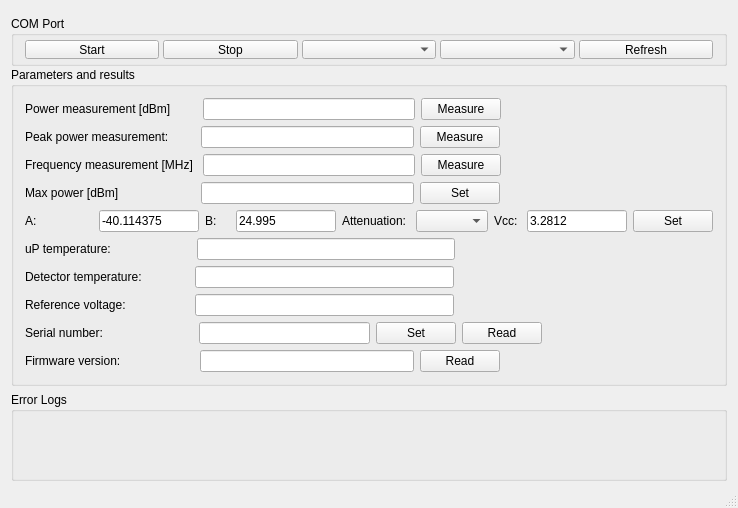
<?xml version="1.0" encoding="UTF-8"?>
<ui version="4.0">
 <class>RF_Paf</class>
 <widget class="QMainWindow" name="RF_Paf">
  <property name="geometry">
   <rect>
    <x>0</x>
    <y>0</y>
    <width>738</width>
    <height>508</height>
   </rect>
  </property>
  <property name="windowTitle">
   <string>RF_Paf</string>
  </property>
  <property name="windowFilePath">
   <string/>
  </property>
  <widget class="QWidget" name="centralWidget">
   <layout class="QGridLayout" name="gridLayout">
    <property name="bottomMargin">
     <number>5</number>
    </property>
    <property name="horizontalSpacing">
     <number>2</number>
    </property>
    <property name="verticalSpacing">
     <number>6</number>
    </property>
    <item row="0" column="0">
     <widget class="QGroupBox" name="GB_comPorts">
      <property name="sizePolicy">
       <sizepolicy hsizetype="Preferred" vsizetype="Minimum">
        <horstretch>0</horstretch>
        <verstretch>0</verstretch>
       </sizepolicy>
      </property>
      <property name="minimumSize">
       <size>
        <width>0</width>
        <height>50</height>
       </size>
      </property>
      <property name="maximumSize">
       <size>
        <width>16777215</width>
        <height>40</height>
       </size>
      </property>
      <property name="title">
       <string>COM Port</string>
      </property>
      <layout class="QHBoxLayout" name="horizontalLayout_9">
       <property name="spacing">
        <number>4</number>
       </property>
       <property name="topMargin">
        <number>4</number>
       </property>
       <property name="bottomMargin">
        <number>4</number>
       </property>
       <item>
        <widget class="QPushButton" name="PB_start">
         <property name="text">
          <string>Start</string>
         </property>
        </widget>
       </item>
       <item>
        <widget class="QPushButton" name="PB_stop">
         <property name="text">
          <string>Stop</string>
         </property>
        </widget>
       </item>
       <item>
        <widget class="QComboBox" name="CB_comList">
         <property name="editable">
          <bool>false</bool>
         </property>
        </widget>
       </item>
       <item>
        <widget class="QComboBox" name="CB_baudList"/>
       </item>
       <item>
        <widget class="QPushButton" name="PB_refresh">
         <property name="text">
          <string>Refresh</string>
         </property>
        </widget>
       </item>
      </layout>
     </widget>
    </item>
    <item row="3" column="0">
     <widget class="QGroupBox" name="groupBox">
      <property name="title">
       <string>Parameters and results</string>
      </property>
      <layout class="QGridLayout" name="gridLayout_3">
       <item row="0" column="0">
        <layout class="QHBoxLayout" name="horizontalLayout">
         <item>
          <widget class="QLabel" name="L_powerMeasurement">
           <property name="text">
            <string>Power measurement [dBm]        </string>
           </property>
          </widget>
         </item>
         <item>
          <widget class="QLineEdit" name="LE_powerMeasurement">
           <property name="readOnly">
            <bool>true</bool>
           </property>
          </widget>
         </item>
         <item>
          <widget class="QPushButton" name="PB_powerMeasurement">
           <property name="text">
            <string>Measure</string>
           </property>
          </widget>
         </item>
         <item>
          <spacer name="horizontalSpacer">
           <property name="orientation">
            <enum>Qt::Horizontal</enum>
           </property>
           <property name="sizeHint" stdset="0">
            <size>
             <width>40</width>
             <height>20</height>
            </size>
           </property>
          </spacer>
         </item>
        </layout>
       </item>
       <item row="1" column="0">
        <layout class="QHBoxLayout" name="horizontalLayout_10">
         <item>
          <widget class="QLabel" name="L_peakPower">
           <property name="text">
            <string>Peak power measurement:        </string>
           </property>
          </widget>
         </item>
         <item>
          <widget class="QLineEdit" name="LE_peakPower">
           <property name="readOnly">
            <bool>true</bool>
           </property>
          </widget>
         </item>
         <item>
          <widget class="QPushButton" name="PB_peakPower">
           <property name="text">
            <string>Measure</string>
           </property>
          </widget>
         </item>
         <item>
          <spacer name="horizontalSpacer_9">
           <property name="orientation">
            <enum>Qt::Horizontal</enum>
           </property>
           <property name="sizeHint" stdset="0">
            <size>
             <width>40</width>
             <height>20</height>
            </size>
           </property>
          </spacer>
         </item>
        </layout>
       </item>
       <item row="2" column="0">
        <layout class="QHBoxLayout" name="horizontalLayout_2">
         <item>
          <widget class="QLabel" name="L_frequencyMeasurement">
           <property name="text">
            <string>Frequency measurement [MHz] </string>
           </property>
          </widget>
         </item>
         <item>
          <widget class="QLineEdit" name="LE_frequencyMeasurement">
           <property name="readOnly">
            <bool>true</bool>
           </property>
          </widget>
         </item>
         <item>
          <widget class="QPushButton" name="PB_frequencyMeasurement">
           <property name="text">
            <string>Measure</string>
           </property>
          </widget>
         </item>
         <item>
          <spacer name="S_frequencyMeasurement">
           <property name="orientation">
            <enum>Qt::Horizontal</enum>
           </property>
           <property name="sizeHint" stdset="0">
            <size>
             <width>40</width>
             <height>20</height>
            </size>
           </property>
          </spacer>
         </item>
        </layout>
       </item>
       <item row="3" column="0">
        <layout class="QGridLayout" name="gridLayout_2">
         <item row="0" column="0">
          <widget class="QLabel" name="L_maxPower">
           <property name="text">
            <string>Max power [dBm]                       </string>
           </property>
          </widget>
         </item>
         <item row="0" column="1">
          <widget class="QLineEdit" name="LE_maxPower"/>
         </item>
         <item row="0" column="2">
          <widget class="QPushButton" name="PB_maxPower">
           <property name="text">
            <string>Set</string>
           </property>
          </widget>
         </item>
         <item row="0" column="3">
          <spacer name="horizontalSpacer_3">
           <property name="orientation">
            <enum>Qt::Horizontal</enum>
           </property>
           <property name="sizeHint" stdset="0">
            <size>
             <width>40</width>
             <height>20</height>
            </size>
           </property>
          </spacer>
         </item>
        </layout>
       </item>
       <item row="4" column="0">
        <layout class="QHBoxLayout" name="horizontalLayout_4">
         <item>
          <widget class="QLabel" name="L_kaliA">
           <property name="text">
            <string>A:                 </string>
           </property>
          </widget>
         </item>
         <item>
          <widget class="QLineEdit" name="LE_kaliA">
           <property name="text">
            <string>-40.114375</string>
           </property>
          </widget>
         </item>
         <item>
          <widget class="QLabel" name="L_kaliB">
           <property name="text">
            <string>B:    </string>
           </property>
          </widget>
         </item>
         <item>
          <widget class="QLineEdit" name="LE_kaliB">
           <property name="text">
            <string>24.995</string>
           </property>
          </widget>
         </item>
         <item>
          <widget class="QLabel" name="L_kaliAtten">
           <property name="text">
            <string>Attenuation: </string>
           </property>
          </widget>
         </item>
         <item>
          <widget class="QComboBox" name="CB_kali_atten"/>
         </item>
         <item>
          <widget class="QLabel" name="L_kaliVcc">
           <property name="text">
            <string>Vcc: </string>
           </property>
          </widget>
         </item>
         <item>
          <widget class="QLineEdit" name="LE_kaliVcc">
           <property name="text">
            <string>3.2812</string>
           </property>
          </widget>
         </item>
         <item>
          <widget class="QPushButton" name="PB_kali">
           <property name="text">
            <string>Set</string>
           </property>
          </widget>
         </item>
        </layout>
       </item>
       <item row="5" column="0">
        <layout class="QHBoxLayout" name="horizontalLayout_5">
         <item>
          <widget class="QLabel" name="L_uPTemp">
           <property name="text">
            <string>uP temperature:                        </string>
           </property>
          </widget>
         </item>
         <item>
          <widget class="QLineEdit" name="LE_uPTemp">
           <property name="readOnly">
            <bool>true</bool>
           </property>
          </widget>
         </item>
         <item>
          <spacer name="horizontalSpacer_4">
           <property name="orientation">
            <enum>Qt::Horizontal</enum>
           </property>
           <property name="sizeHint" stdset="0">
            <size>
             <width>40</width>
             <height>20</height>
            </size>
           </property>
          </spacer>
         </item>
        </layout>
       </item>
       <item row="6" column="0">
        <layout class="QHBoxLayout" name="horizontalLayout_6">
         <item>
          <widget class="QLabel" name="L_detectorTemp">
           <property name="text">
            <string>Detector temperature:              </string>
           </property>
          </widget>
         </item>
         <item>
          <widget class="QLineEdit" name="LE_detectorTemp">
           <property name="readOnly">
            <bool>true</bool>
           </property>
          </widget>
         </item>
         <item>
          <spacer name="horizontalSpacer_5">
           <property name="orientation">
            <enum>Qt::Horizontal</enum>
           </property>
           <property name="sizeHint" stdset="0">
            <size>
             <width>40</width>
             <height>20</height>
            </size>
           </property>
          </spacer>
         </item>
        </layout>
       </item>
       <item row="7" column="0">
        <layout class="QHBoxLayout" name="horizontalLayout_7">
         <item>
          <widget class="QLabel" name="L_refVoltage">
           <property name="text">
            <string>Reference voltage:                   </string>
           </property>
          </widget>
         </item>
         <item>
          <widget class="QLineEdit" name="LE_refVoltage">
           <property name="readOnly">
            <bool>true</bool>
           </property>
          </widget>
         </item>
         <item>
          <spacer name="horizontalSpacer_6">
           <property name="orientation">
            <enum>Qt::Horizontal</enum>
           </property>
           <property name="sizeHint" stdset="0">
            <size>
             <width>40</width>
             <height>20</height>
            </size>
           </property>
          </spacer>
         </item>
        </layout>
       </item>
       <item row="8" column="0">
        <layout class="QHBoxLayout" name="horizontalLayout_8">
         <item>
          <widget class="QLabel" name="L_serialNum">
           <property name="text">
            <string>Serial number:                           </string>
           </property>
          </widget>
         </item>
         <item>
          <widget class="QLineEdit" name="LE_serialnum">
           <property name="inputMask">
            <string>9999999999</string>
           </property>
           <property name="readOnly">
            <bool>false</bool>
           </property>
          </widget>
         </item>
         <item>
          <widget class="QPushButton" name="PB_serialNumSet">
           <property name="text">
            <string>Set</string>
           </property>
          </widget>
         </item>
         <item>
          <widget class="QPushButton" name="PB_serialNumGet">
           <property name="text">
            <string>Read</string>
           </property>
          </widget>
         </item>
         <item>
          <spacer name="horizontalSpacer_7">
           <property name="orientation">
            <enum>Qt::Horizontal</enum>
           </property>
           <property name="sizeHint" stdset="0">
            <size>
             <width>40</width>
             <height>20</height>
            </size>
           </property>
          </spacer>
         </item>
        </layout>
       </item>
       <item row="9" column="0">
        <layout class="QHBoxLayout" name="horizontalLayout_11">
         <item>
          <widget class="QLabel" name="L_firmVersion">
           <property name="text">
            <string>Firmware version:                      </string>
           </property>
          </widget>
         </item>
         <item>
          <widget class="QLineEdit" name="LE_firmVersion">
           <property name="readOnly">
            <bool>true</bool>
           </property>
          </widget>
         </item>
         <item>
          <widget class="QPushButton" name="PB_firmVersion">
           <property name="text">
            <string>Read</string>
           </property>
          </widget>
         </item>
         <item>
          <spacer name="horizontalSpacer_8">
           <property name="orientation">
            <enum>Qt::Horizontal</enum>
           </property>
           <property name="sizeHint" stdset="0">
            <size>
             <width>40</width>
             <height>20</height>
            </size>
           </property>
          </spacer>
         </item>
        </layout>
       </item>
      </layout>
     </widget>
    </item>
    <item row="4" column="0">
     <widget class="QGroupBox" name="groupBox_2">
      <property name="title">
       <string>Error Logs</string>
      </property>
      <layout class="QGridLayout" name="gridLayout_4">
       <item row="0" column="0">
        <widget class="QLabel" name="L_logs">
         <property name="text">
          <string/>
         </property>
        </widget>
       </item>
       <item row="1" column="0">
        <widget class="QLabel" name="L_errors">
         <property name="text">
          <string/>
         </property>
        </widget>
       </item>
      </layout>
     </widget>
    </item>
   </layout>
  </widget>
  <widget class="QMenuBar" name="menuBar">
   <property name="geometry">
    <rect>
     <x>0</x>
     <y>0</y>
     <width>738</width>
     <height>21</height>
    </rect>
   </property>
  </widget>
  <widget class="QStatusBar" name="statusBar"/>
 </widget>
 <layoutdefault spacing="6" margin="11"/>
 <resources/>
 <connections/>
</ui>
